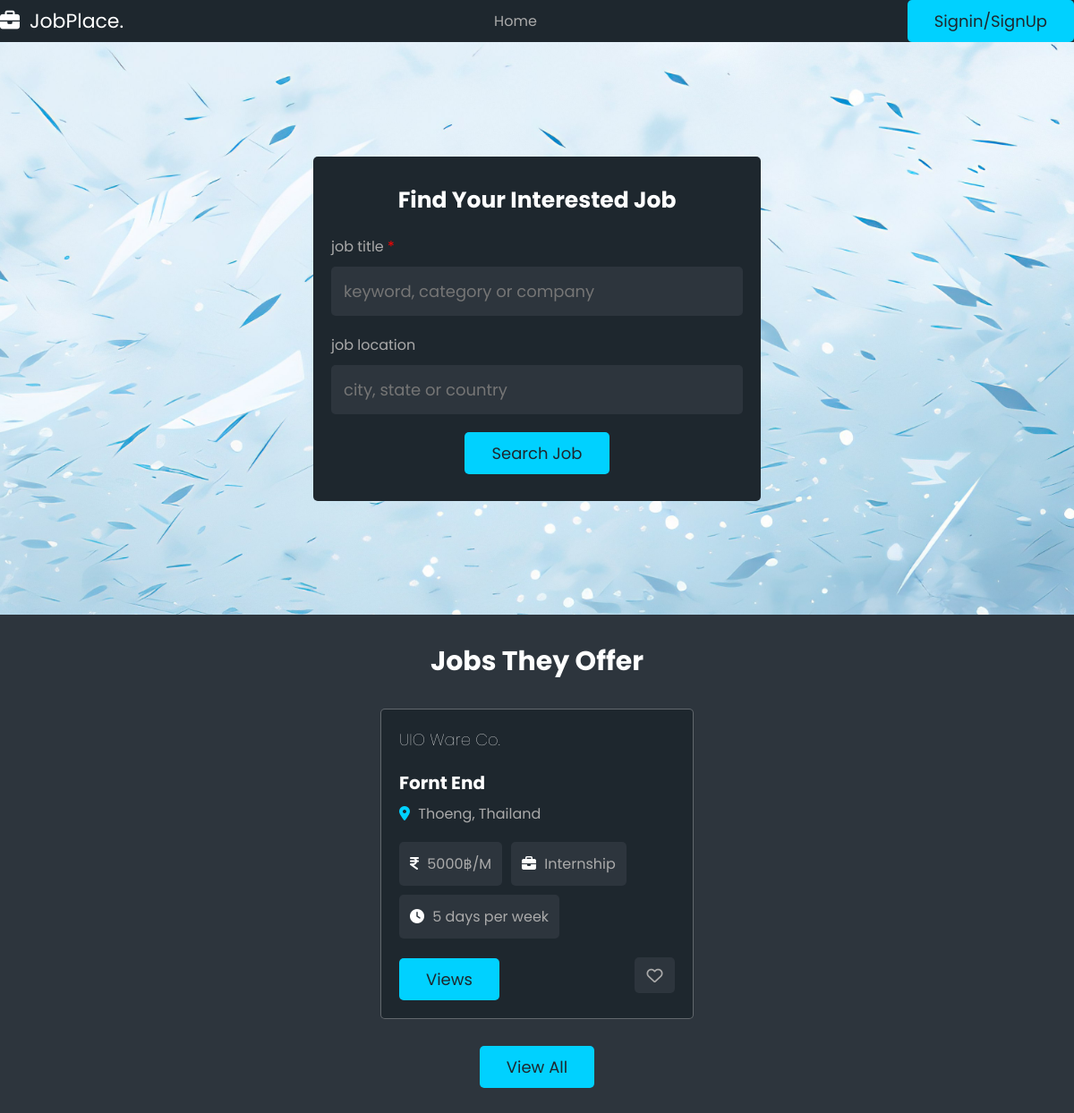
The page / on the database its author committed.
### usertype/models.py (models this page shows, shortened)
class Job(models.Model):
    jobname = models.CharField(max_length=255)
    jobdes = models.CharField(max_length=255)
    worktype = models.CharField(max_length=255)
    quality = models.CharField(max_length=255)
    benefit = models.CharField(max_length=255)
    workstart = models.TimeField()
    workend = models.TimeField()
    workday = models.CharField(max_length=255)
    requirement = models.CharField(max_length=255)
    qualifications = models.CharField(max_length=255)
    skills = models.CharField(max_length=255)
    company = models.CharField(max_length=255)
    city = models.CharField(max_length=255)
    country = models.CharField(max_length=255)

### usertype/views.py (the view)
# urls.py: path("", views.home_view, name="home"),  # Home page
def home_view(request):
    jobs = Job.objects.all()
    return render(request, "usertype/home.html", {"jobs": jobs})

### usertype/templates/usertype/home.html (shortened to what this page needs)
<!DOCTYPE html>
<html lang="en">
  {% load static %}
  <head>
    <link rel="stylesheet" href="{% static "css/style.css" %}" />
  </head>
  <body>
  {% include "navbarmain.html" %}
    <div class="home-container">
      <section class="home">
        <form action="" method="post">
          <h3>find your interested job</h3>
          <p>job title <span>*</span></p>
          <input
            type="text"
            name="title"
            placeholder="keyword, category or company"
            required
            maxlength="20"
            class="input"
          />
          <p>job location</p>
          <input
            type="text"
            name="location"
            placeholder="city, state or country"
            required
            maxlength="50"
            class="input"
          />
          <input type="submit" value="search job" name="search" class="btn" />
        </form>
      </section>
    </div>
    <section class="jobs-container">
      <h1 class="heading">jobs they offer</h1>
      <div class="box-container">
        {% for job in jobs %}
        <div class="box">
            <div class="company">
                <div>
                    <h3>{{ job.company }}</h3>
                </div>
            </div>
            <h3 class="job-title">{{ job.jobname }}</h3>
            <p class="location">
                <i class="fas fa-map-marker-alt"></i> <span>{{ job.city }}, {{job.country }}</span>
            </p>
            <div class="tags">
                <p>
                    <i class="fas fa-indian-rupee-sign"></i> <span>{{ job.benefit }}</span>
                </p>
                <p><i class="fas fa-briefcase"></i> <span>{{ job.worktype }}</span></p>
                <p><i class="fas fa-clock"></i> <span>{{ job.workday }}</span></p>
            </div>
            <div class="flex-btn">
                <a href="{% url 'view_job' job.id %}" class="btn">Views</a>
                <button type="submit" class="far fa-heart" name="save"></button>
            </div>
        </div>
      {% endfor %}
      </div>
      <div style="text-align: center; margin-top: 2rem">
        <a href="jobs.html" class="btn">view all</a>
      </div>
    </section>
    <section></section>
  </body>
</html>

### static/css/style.css (style rules this page uses)
:root { --main-color: #00d1ff; --red: red; --light-color: #aaa; --light-bg: #2d353d; --black: #1e272e; --white: #fff; --box-shadow: none; --border: 0.1rem solid rgba(255, 255, 255, 0.3); }
* { font-family: "Poppins", sans-serif; margin: 0; padding: 0; box-sizing: border-box; text-decoration: none; outline: none; border: none; }
html { font-size: 62.5%; overflow-x: hidden; scroll-padding-top: 7rem; scroll-behavior: smooth; }
body { background-color: var(--light-bg); }
section { padding: 2rem; margin: 0 auto; max-width: 1200px; }
.heading { text-align: center; margin-bottom: 2rem; font-size: 3rem; color: var(--white); text-transform: capitalize; padding: 1rem 0; }
.btn { display: inline-block; margin-top: 1rem; padding: 1rem 3rem; cursor: pointer; font-size: 1.8rem; color: var(--black); background-color: var(--main-color); border-radius: 0.5rem; text-transform: capitalize; text-align: center; }
.flex-btn { display: flex; align-items: center; justify-content: space-between; column-gap: 1rem; flex-wrap: wrap; }
.home-container { background: url("../images/background.jpg"); background-size: cover; background-position: center; background-attachment: fixed; background-blend-mode: color; }
.home-container .home { min-height: 80vh; display: flex; align-items: center; justify-content: center; }
.home-container .home form { background-color: var(--black); width: 50rem; border-radius: 0.5rem; padding: 3rem 2rem; text-align: center; }
.home-container .home form h3 { font-size: 2.5rem; color: var(--white); margin-bottom: 1rem; text-transform: capitalize; }
.home-container .home form p { text-align: left; font-size: 1.6rem; color: var(--light-color); padding-top: 1rem; }
.home-container .home form p span { color: var(--red); }
.home-container .home form .input { width: 100%; border-radius: 0.5rem; margin: 1rem 0; background-color: var(--light-bg); padding: 1.4rem; font-size: 1.8rem; color: var(--white); }
.jobs-container .box-container { display: grid; grid-template-columns: repeat(auto-fit, 35rem); gap: 1.5rem; align-items: flex-start; justify-content: center; }
.jobs-container .box-container .box { background-color: var(--black); border-radius: 0.5rem; border: var(--border); padding: 2rem; overflow-x: hidden; }
.jobs-container .box-container .box .company { display: flex; align-items: center; gap: 1.5rem; margin-bottom: 1.5rem; }
.jobs-container .box-container .box .company h3 { font-size: 1.8rem; color: var(--white); text-overflow: ellipsis; overflow-x: hidden; text-transform: capitalize; padding-bottom: 0.5rem; font-weight: lighter; }
.jobs-container .box-container .box .job-title { font-size: 2rem; color: var(--white); text-transform: capitalize; overflow-x: hidden; text-overflow: ellipsis; }
.jobs-container .box-container .box .location { padding: 0.7rem 0; font-size: 1.6rem; color: var(--light-color); }
.jobs-container .box-container .box .location i { margin-right: 0.5rem; color: var(--main-color); }
.jobs-container .box-container .box .tags { display: flex; flex-wrap: wrap; gap: 1rem; margin: 1.2rem 0; }
.jobs-container .box-container .box .tags p { padding: 1.2rem; border-radius: 0.5rem; background-color: var(--light-bg); font-size: 1.6rem; color: var(--light-color); }
.jobs-container .box-container .box .tags p i { margin-right: 0.5rem; color: var(--white); }
.jobs-container .box-container .box .fa-heart { background-color: var(--light-bg); border-radius: 0.5rem; color: var(--light-color); font-size: 1.8rem; cursor: pointer; height: 4rem; width: 4.5rem; line-height: 4rem; }

### rows shown on the page
Job: company "UIO Ware Co.", jobname "Fornt End", city "Thoeng", country "Thailand", benefit "5000฿/M", worktype "Internship", workday "5 days per week"
